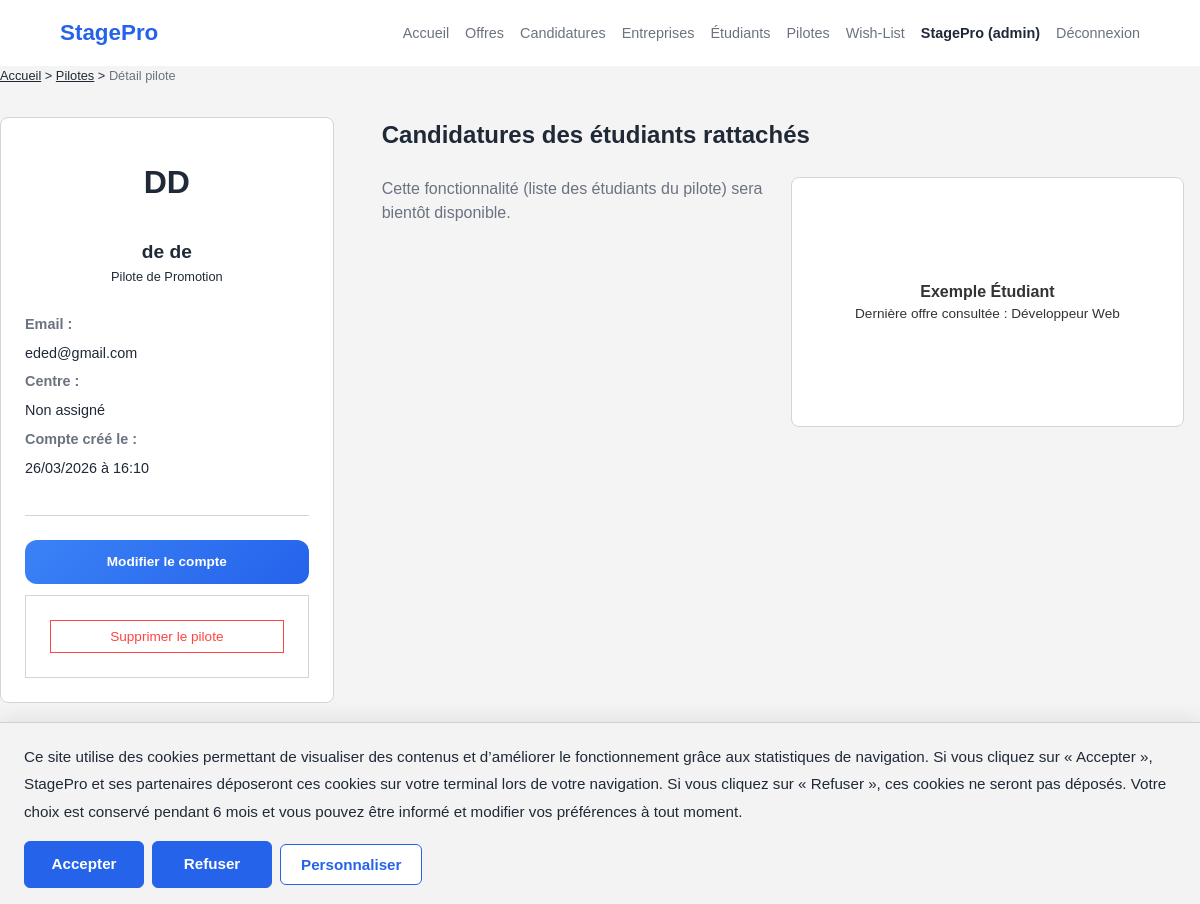
Screenshot of /index.php?page=pilote-detail&id=7 (signed in) with the database file from the repository.
### tables this page shows
CREATE TABLE `utilisateurs` (
  `id` int(11) NOT NULL,
  `nom` varchar(100) NOT NULL,
  `prenom` varchar(100) NOT NULL,
  `email` varchar(150) NOT NULL,
  `mot_de_passe` varchar(255) NOT NULL,
  `role_id` int(11) NOT NULL,
  `created_at` timestamp NOT NULL DEFAULT current_timestamp()
);

### app/Controllers/PiloteController.php (called while the page is built, shortened)
<?php
require_once __DIR__ . '/../Models/Utilisateur.php';
class PiloteController
{
    private $model;
    public function __construct()
    {
        $this->model = new Utilisateur();
    }
    public function show($id)
    {
        $pilote = $this->model->findById((int)$id);
        include __DIR__ . '/../Views/layout/header.php';
        include __DIR__ . '/../Views/pilotes/detail.php';
        include __DIR__ . '/../Views/layout/footer.php';
    }
}

### config/Database.php (called while the page is built)
<?php
class Database {
    private static $instance = null;
    public static function getConnection() {
        if (self::$instance === null) {
            try {
                self::$instance = new PDO(
                    "mysql:host=localhost;dbname=stagepro;charset=utf8",
                    "root",
                    ""
                );
                self::$instance->setAttribute(PDO::ATTR_ERRMODE, PDO::ERRMODE_EXCEPTION);
                self::$instance->setAttribute(PDO::ATTR_DEFAULT_FETCH_MODE, PDO::FETCH_ASSOC);
            } catch (PDOException $e) {
                die("Erreur de connexion : " . $e->getMessage());
            }
        }
        return self::$instance;
    }
}

### app/Models/Utilisateur.php (called while the page is built, shortened)
<?php
require_once __DIR__ . '/../../config/Database.php';
class Utilisateur {
    private $db;
    public function __construct() {
        $this->db = Database::getConnection();
    }
    public function findById($id) {
        $sql = "SELECT u.*, r.nom AS role_nom
                FROM utilisateurs u
                JOIN roles r ON u.role_id = r.id
                WHERE u.id = :id";
        $stmt = $this->db->prepare($sql);
        $stmt->execute(['id' => $id]);
        return $stmt->fetch(PDO::FETCH_ASSOC);
    }
}

### app/Views/pilotes/detail.php (the view, shortened to what this page needs)
<nav aria-label="Fil d’ariane" style="margin-bottom: 2rem; font-size: 0.8rem;">
  <p>
    <a href="index.php?page=home" style="color: var(--accent-blue);">Accueil</a> &gt;
    <a href="index.php?page=pilotes" style="color: var(--accent-blue);">Pilotes</a> &gt;
    <span style="color: var(--text-muted);">Détail pilote</span>
  </p>
</nav>
<div style="display: grid; grid-template-columns: 1fr 2.5fr; gap: 2rem; align-items: start;">
  <aside>
    <section style="background: var(--surface); border: 1px solid var(--border); padding: 1.5rem; border-radius: 8px;">
      <div style="text-align: center; margin-bottom: 1.5rem;">
        <div style="width: 80px; height: 80px; background: var(--accent-blue); border-radius: 50%; margin: 0 auto 1rem; display: flex; align-items: center; justify-content: center; font-size: 2rem; font-weight: bold; color: var(--bg-dark);">
          <?= strtoupper(substr($pilote['prenom'], 0, 1) . substr($pilote['nom'], 0, 1)) ?>
        </div>
        <h2 style="font-size: 1.2rem;"><?= htmlspecialchars($pilote['prenom'] . ' ' . $pilote['nom']) ?></h2>
        <p style="font-size: 0.8rem; color: var(--accent-purple);">Pilote de Promotion</p>
      </div>
      <ul style="list-style: none; font-size: 0.9rem; line-height: 2;">
        <li><strong style="color: var(--text-muted);">Email :</strong><br> <?= htmlspecialchars($pilote['email']) ?></li>
        <li><strong style="color: var(--text-muted);">Centre :</strong><br> <?= htmlspecialchars($pilote['centre_nom'] ?? 'Non assigné') ?></li>
        <li><strong style="color: var(--text-muted);">Compte créé le :</strong><br> <?= !empty($pilote['created_at']) ? date('d/m/Y à H:i', strtotime($pilote['created_at'])) : 'Non renseignée' ?></li>
      </ul>
      <?php if (isset($_SESSION['user']) && $_SESSION['user']['role'] === 'admin'): ?>
      <div style="margin-top: 2rem; border-top: 1px solid var(--border); padding-top: 1.5rem;">
        <a href="index.php?page=pilote-edit&id=<?= (int) $pilote['id'] ?>" class="btn-cta" style="display: block; text-align: center; margin-bottom: 0.7rem; font-size: 0.85rem;">
            Modifier le compte
        </a>
        <form action="index.php?page=pilote-delete" method="post" onsubmit="return confirm('Supprimer ce pilote ?');">
            <button type="submit" style="width: 100%; background: transparent; border: 1px solid #ff4444; color: #ff4444; font-size: 0.85rem; cursor: pointer; padding: 0.5rem;">
                Supprimer le pilote
            </button>
        </form>
      </div>
      <?php endif; ?>
    </section>
  </aside>
  <div>
    <section>
      <h2 style="margin-bottom: 1.5rem;">Candidatures des étudiants rattachés</h2>
      <div class="container-espaces" style="display: grid; grid-template-columns: repeat(auto-fill, minmax(280px, 1fr)); gap: 1rem;">
          <p style="color: var(--text-muted);">Cette fonctionnalité (liste des étudiants du pilote) sera bientôt disponible.</p>
          <article class="card" style="position: relative; border: 1px solid var(--border); padding: 1rem; border-radius: 8px;">
            <h3 style="font-size: 1rem; color: var(--accent-blue);">Exemple Étudiant</h3>
            <p style="font-size: 0.85rem;">Dernière offre consultée : Développeur Web</p>
          </article>
      </div>
    </section>
  </div>
</div>

### public/styles.css (style rules this page uses)
:root { --bg-body: #f4f4f4; --surface: #ffffff; --accent: #2563eb; --text-main: #1f2937; --text-muted: #6b7280; --border: #d1d5db; --header-height: 0px; }
* { box-sizing: border-box; margin: 0; padding: 0; }
body { background-color: var(--bg-body); color: var(--text-main); font-family: sans-serif; line-height: 1.5; padding-bottom: 2rem; }
section { margin-bottom: 5rem; }
.btn-cta { background: linear-gradient(135deg, #3b82f6, #2563eb); color: white; padding: 12px 24px; font-size: 1rem; font-weight: 600; border-radius: 12px; text-decoration: none; display: inline-block; transition: all 0.2s ease; }
div[aria-label*="Liste"], .container-espaces, .grid-offres { display: grid; grid-template-columns: repeat(auto-fill, minmax(280px, 1fr)); gap: 1rem; margin-top: 1rem; }
article { background: var(--surface); border: 1px solid var(--border); padding: 1rem; position: relative; min-height: 150px; background-size: cover; background-position: center; }
form { background: #fff; padding: 1.5rem; border: 1px solid var(--border); }
button { background: #374151; color: #fff; border: none; padding: 0.6rem 1rem; cursor: pointer; }
.card { background-size: cover; background-position: center; min-height: 250px; display: flex; flex-direction: column; justify-content: center; text-align: center; border: 1px solid #ddd; border-radius: 8px; padding: 20px; text-decoration: none; color: #333; }
section:not(.hero):not(.entreprise-showcase):not(.espaces-section):not(.stats-section) { max-width: 1000px; margin: 0 auto 2.5rem auto; padding: 0 1rem; }

### rows the page displays
utilisateurs: prenom+nom "DD", prenom+nom "de de", email "eded@gmail.com", created_at "26/03/2026 à 16:10"

### other values shown
$_SESSION['user']['prenom'] "StagePro"
$_SESSION['user']['role'] "admin"
$pilote['centre_nom'] "Non assigné"
